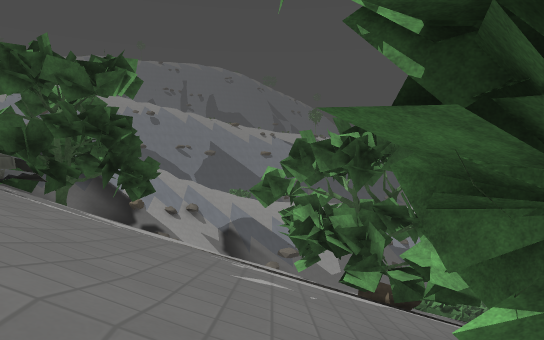
view 1 (above)

24 first-person views from a walk through a level from a Godot 3-D game. The camera is 1.2 m above the floor, looks level and sees 70° across. The floor is counted in squares, 2 m on a side. Each view is taken from the middle of a square. On the plan, view 1 faces up. The plan holds only what a view shows up to about 11 squares ahead; the rest is blank. The place goes on beyond the plan. Surface patterns are stand-ins for the level's own textures.

view 2
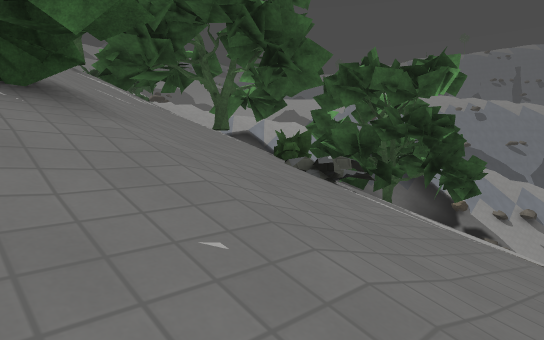

view 3
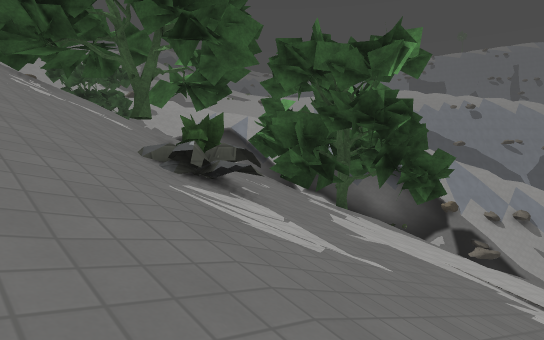

view 4
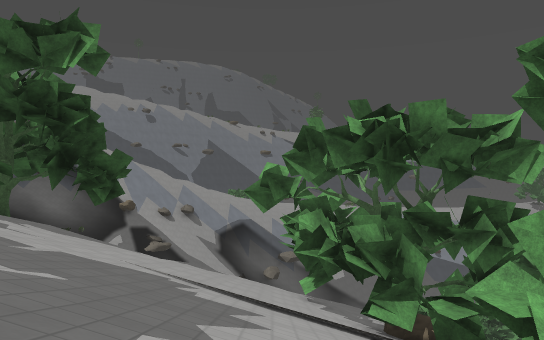

view 5
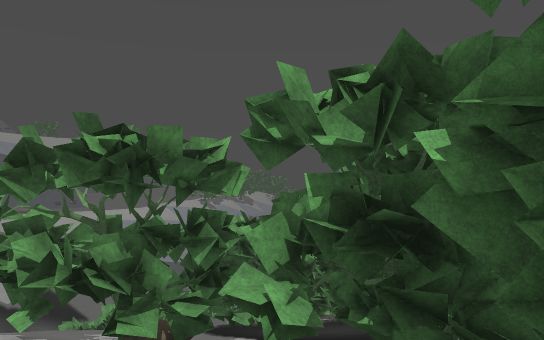

view 6
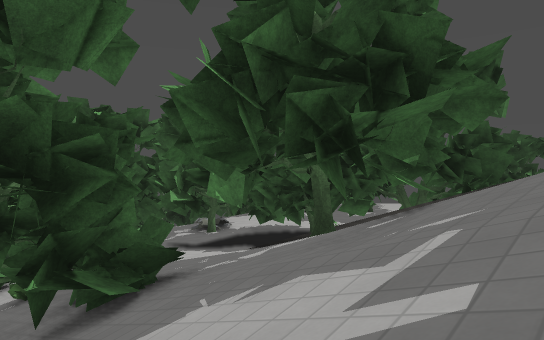

view 7
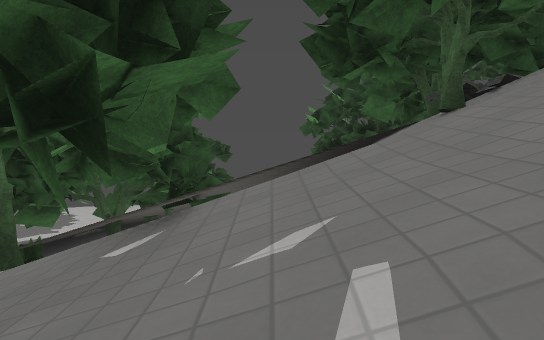

view 8
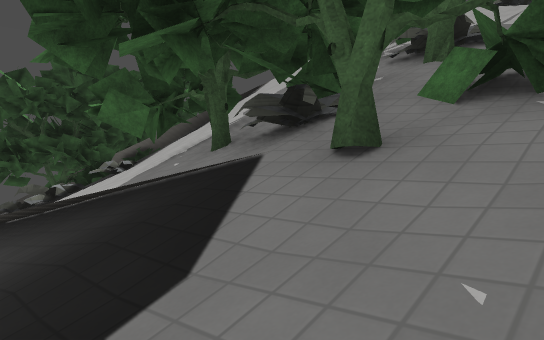

view 9
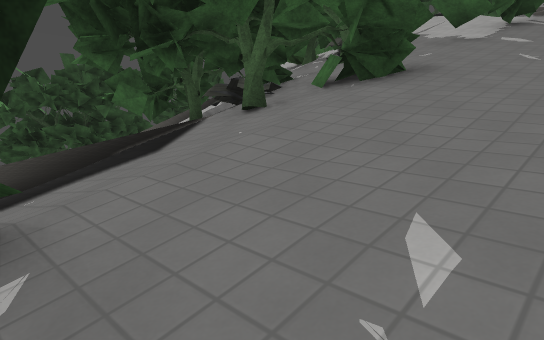

view 10
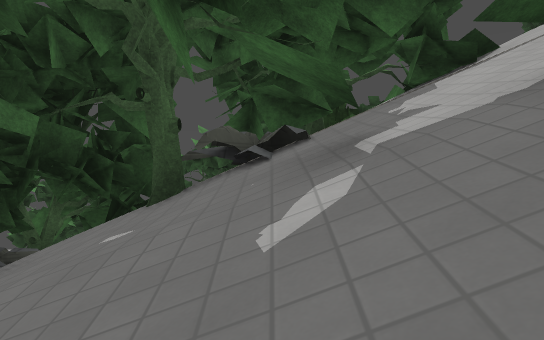

view 11
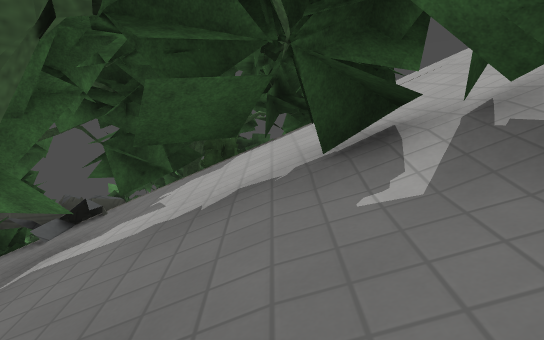

view 12
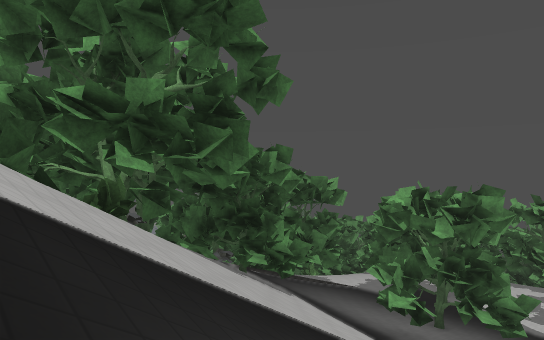

view 13
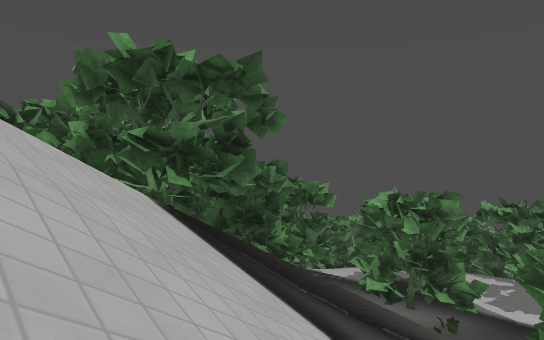

view 14
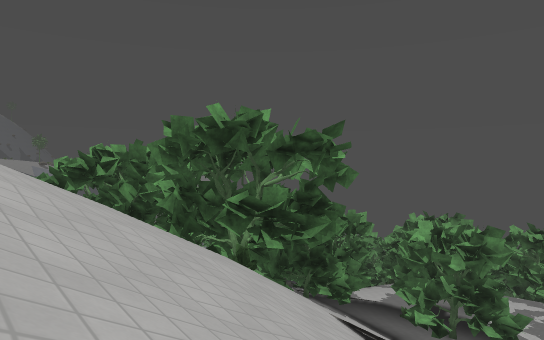

view 15
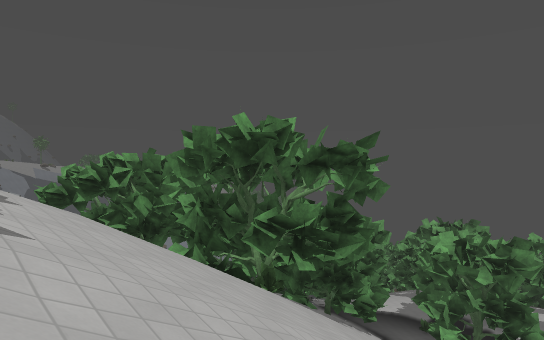

view 16
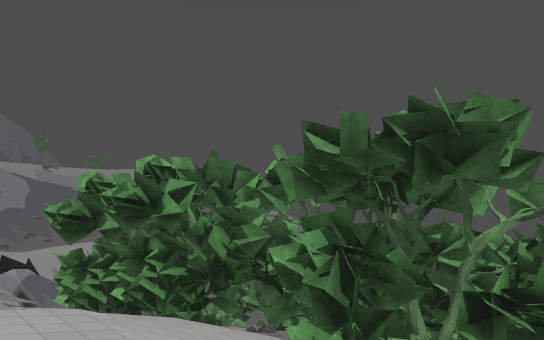

view 17
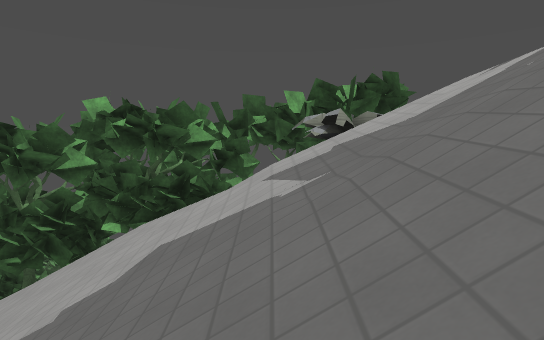

view 18
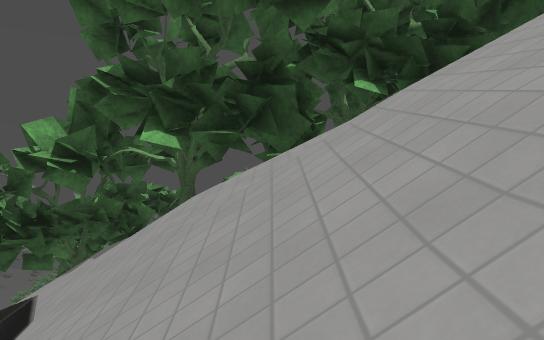

view 19
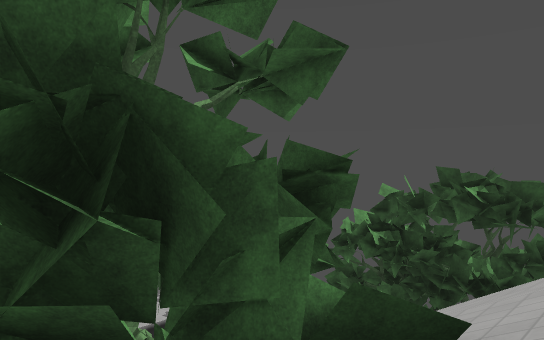

view 20
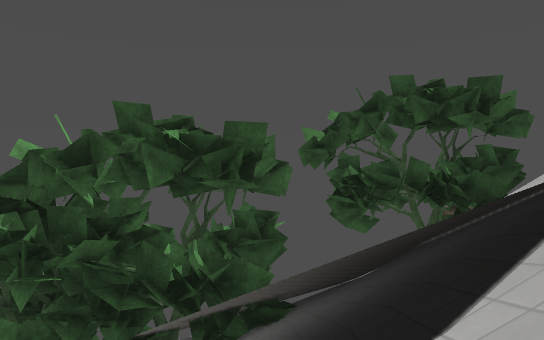

view 21
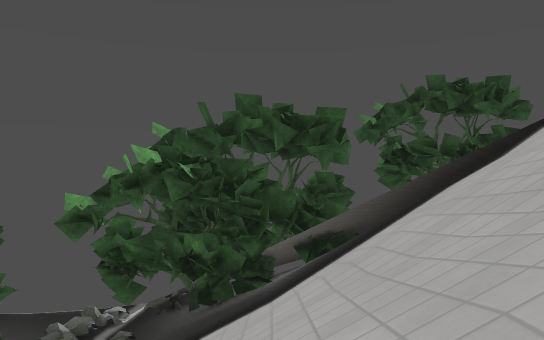

view 22
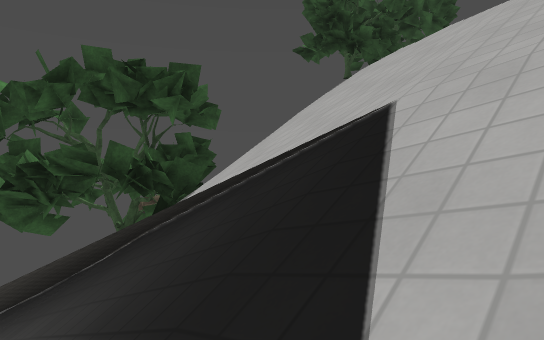

view 23
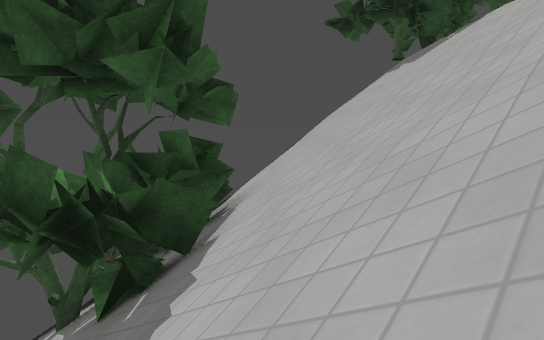

view 24
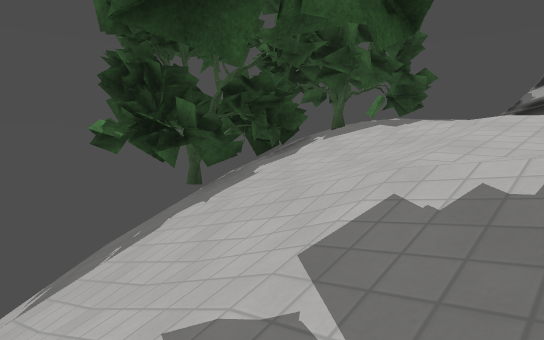

### Floor plan
Key: @ floor where view 1 was taken; # wall or solid block; . main floor; - floor 0.75 m lower than the main floor; _ floor 1.5 m lower than the main floor; < floor 16 m lower than the main floor; ( floor 16.75 m lower than the main floor; ! floor 18.5 m lower than the main floor; / step, stairs or slope; = window, fence, low wall or low ledge; ^ raised ledge; v drop or lower ground.
Columns run from 22 left of view 1 to 4 right of it. Each row starts with its distance up from view 1.
 13                        ///
 12                        ///
 11                     ///=//
 10                    ////#=
  9                 ###=/////
  8                 ##=/////##
  7            v/   /////// ##
  6           /// /# //////////
  5          ////////#//////^##
  4        //////##////=////###
  3         ////////////////###
  2         ///  =#////////=//!
  1        //// /##/#//##//#//#
  0       ///// ///////##/@####
 -1     //////////##=#/##// #=
 -2      ////=////#######v< ==
 -3       ///////#########   =v
 -4          // //##///##v  #vv
 -5          /////##/////vvv#^#
 -6          ////////////vv #^#
 -7          ///////////vv    #
 -8         //////////v/(
 -9         /////v/vvvv#=
-10    __ ///////vvvvv###
-11   -_##///////vv vv##
-12 .--//////////vvvv###
-13 ..///////////vvvv##=vv
-14 ./////////##vvv####=vv##
-15 ####/////=##vv###  vvv ^
-16  ## /////####v #
-17         vv#  v #

Positions as (right, up) in squares from view 1, and headings:
1: (0, 0), facing up
2: (0, 0), facing up-left
3: (0, 2), facing up-left
4: (0, 2), facing up
5: (-1, 2), facing up-right
6: (-1, 5), facing down-right
7: (0, 4), facing down
8: (0, 1), facing down-left
9: (1, 3), facing down-left
10: (-6, 3), facing down
11: (-8, 3), facing down
12: (-10, -11), facing up-right
13: (-12, -13), facing up-right
14: (-14, -12), facing up-right
15: (-14, -11), facing up-right
16: (-13, -6), facing up-right
17: (-18, -1), facing right
18: (-15, 4), facing right
19: (-10, -2), facing down-right
20: (-8, -7), facing down
21: (-6, -4), facing down
22: (-8, -8), facing down-left
23: (-10, -11), facing down-left
24: (-16, -10), facing down-left
